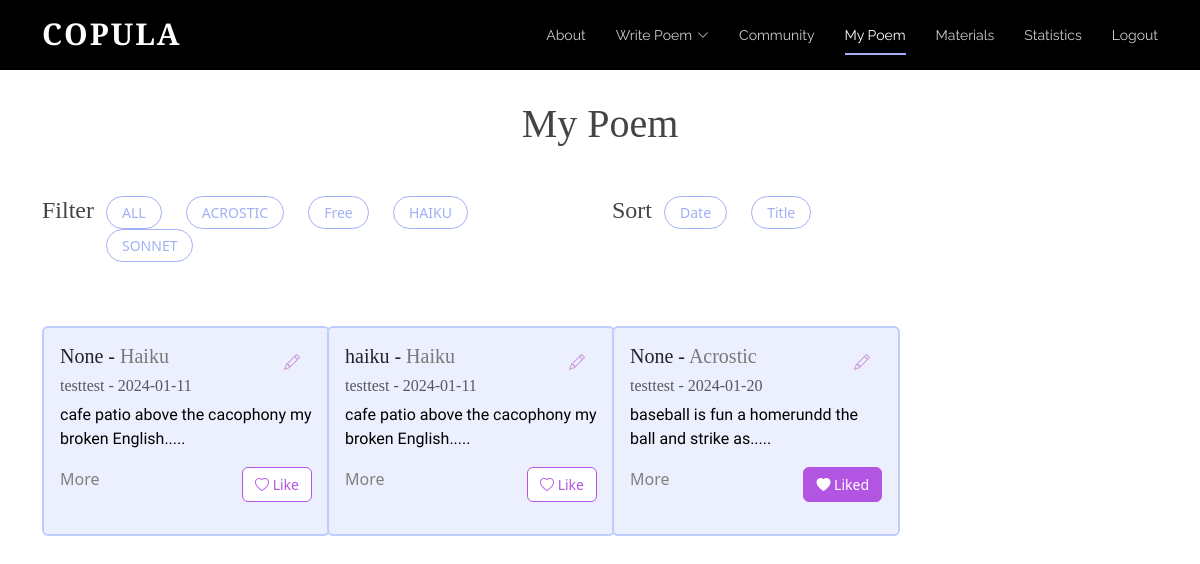
Before: /mypage (signed in) with the older database file.
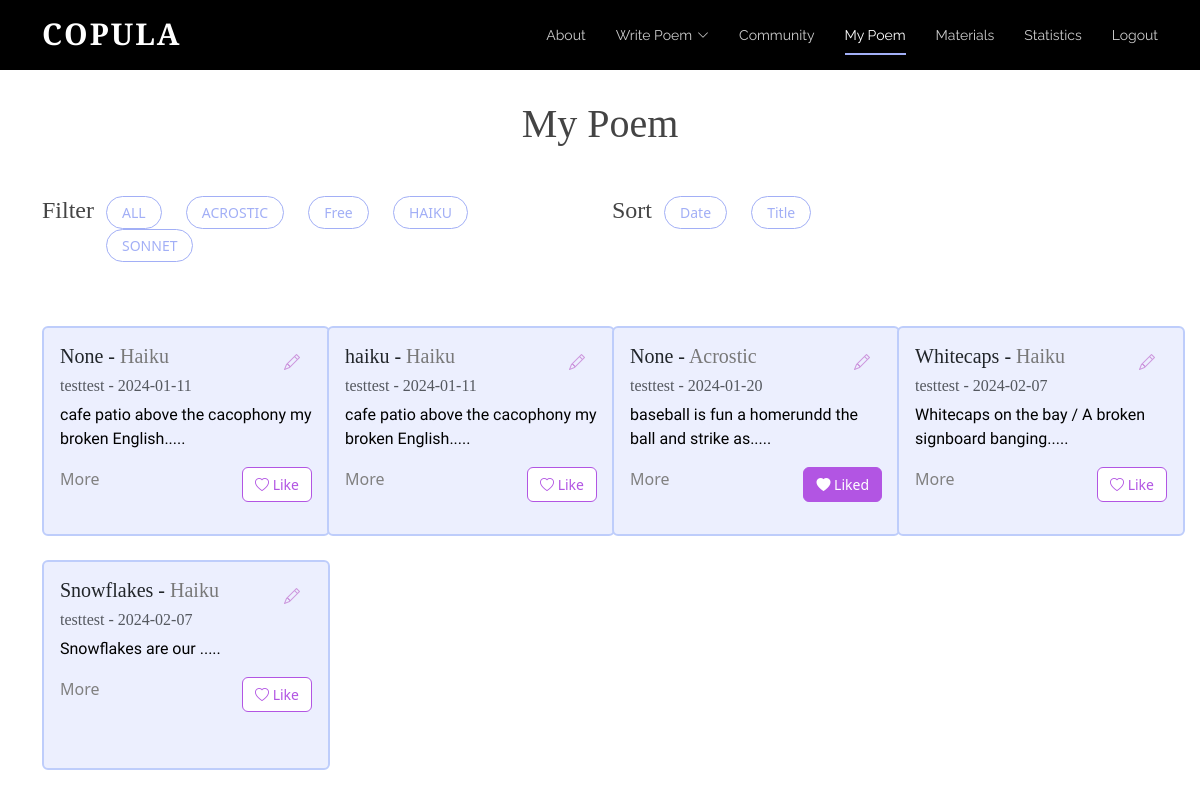
After: the same page with the newer database file.
### tables this page shows
CREATE TABLE "Poem" (
	"username"	TEXT,
	"content"	TEXT,
	"date"	TEXT,
	"title"	TEXT,
	"type"	TEXT
, "id"	INTEGER, "numLikes"	INTEGER, "sentiment"	INTEGER);

### app.py (the view)
@app.route('/mypage', methods=['GET']) # / => main homepage; decorator
def mypage(): #index func calls render_template, showing login.html on website
	isLogin = False
	if request.method == "POST":
		pass
	else:
		isLogin = True
		conn = sqlite3.connect('static/database.db')
		cursor = conn.cursor()
		query = """
			SELECT P.username, P.content, P.date, P.title, P.type,P.id,
				   COALESCE(L.liked, 0) AS liked
			FROM Poem P
			LEFT JOIN Likes L ON P.id = L.poem_id AND L.username = ?
		"""
		cursor.execute(query, (session.get("username"),))
		rows = cursor.fetchall()
		usernames = []  # ["scott", "alice"]
		contents = []  # ["poem...", "poem2..."]
		dates = []  # ["2023-12-12", "2022-10-10"]
		titles = []
		types = []
		likes = []
		ids = []
		for row in rows:
			usernames.append(row[0])
			contents.append(row[1])
			dates.append(row[2])
			titles.append(row[3])
			types.append(row[4].title())
			likes.append(row[6])
			ids.append(row[5])
		print(likes)
		print(ids)
		if "username" not in session:
			isLogin = False
			return redirect(url_for('login'))
		else:
			isLogin = True
		return render_template('mypage.html',ids=ids, usernames=usernames, contents=contents,
							   dates=dates, titles=titles, types=types, liked_status=likes,
							   num_poems=len(usernames), isLogin=isLogin, username = session["username"])

### templates/mypage.html (shortened to what this page needs)
<!DOCTYPE html>
<html lang="en">
  <head>
    <link href="../static/vendor/aos/aos.css" rel="stylesheet">
    <link href="../static/vendor/bootstrap/css/bootstrap.min.css" rel="stylesheet">
    <link href="../static/vendor/bootstrap-icons/bootstrap-icons.css" rel="stylesheet">
    <link href="../static/vendor/boxicons/css/boxicons.min.css" rel="stylesheet">
    <link href="../static/vendor/glightbox/css/glightbox.min.css" rel="stylesheet">
    <link href="../static/vendor/swiper/swiper-bundle.min.css" rel="stylesheet">
    <link href="../static/css/style.css" rel="stylesheet">
  </head>
  <body>
      <header id="header" class="fixed-top d-flex align-items-center">
        <div class="container d-flex justify-content-between">
          <div class="logo">
            <h1><a href="{{url_for('index')}}">Copula
</a></h1>
          </div>
          <nav id="navbar" class="navbar">
        <ul>
          <li><a class="nav-link scrollto" href="{{url_for('index')}}#about">About</a></li>
          <li class="dropdown"><a href="{{url_for('bwrite')}}"><span>Write Poem</span> <i class="bi bi-chevron-down"></i></a>
          </li>
          <li><a class="nav-link scrollto" href="{{url_for('board')}}">Community</a></li>
                      <li><a class="nav-link scrollto active" href="{{url_for('mypage')}}">My Poem</a></li>
          <li><a class="nav-link scrollto" href="{{url_for('tube')}}">Materials</a></li>
          <li><a class="nav-link scrollto" href="{{url_for('statistics')}}">Statistics</a></li>
          {% if isLogin %}
            <li><a class="nav-link scrollto" href="{{url_for('logout')}}">Logout</a></li>
          {% else %}
            <li><a class="nav-link scrollto" href="{{url_for('login')}}">Login</a></li>
          {% endif %}
        </ul>
          </nav>
        </div>
      </header>
      <main>
        <div class="container stat-mt">
          <h1 class="mb-5 text-center">My Poem</h1>
          <div class="row mb-4">
            <div class="col-lg-6 d-flex">
                <h4>Filter </h4>
                <ul class="poem-filters">
                  <span class="minor"><li data-filter = "*">ALL</li></span>
                                      <li data-filter = ".filter-Acrostic">ACROSTIC</li>
                                        <li data-filter = ".filter-Free">Free</li>
                  <li data-filter = ".filter-Haiku">HAIKU</li>
                  <li data-filter = ".filter-Sonnet">SONNET</li>
                </ul>
            </div>
            <div class="col-lg-6 d-flex">
                <h4>Sort </h4>
                <ul class="poem-filters">
                    <li class="sorting" data-sort-by ="date">Date</li>
                    <li class="sorting"  data-sort-by ="title">Title</li>
                </ul>
            </div>
          </div>
          <div class="row poem-container">
              {% set counter = 0 %}
                    {% for i in range(num_poems) %}
                        {% if username == usernames[i] %}
                            {% set counter = counter + 1 %}
                          {% if counter < 4 %}
                            <div class="col-md-6 col-lg-3 poem-item filter-{{types[i]}} mt-4 mt-md-4" data-title="{{titles[i]}}" data-date="{{dates[i][0:10]}}" data-type="{{types[i]}}">
                          {% else %}
                            <div class="col-md-6 col-lg-3 poem-item filter-{{types[i]}} mt-4 mt-md-4 mt-lg-4"data-title="{{titles[i]}}"  data-date="{{ dates[i][0:10]}}" data-type="{{types[i]}}">
                          {% endif %}
                      <div class="card poem-card mx-auto" style="width: 18rem;">
                        <div class="card-body">
                        <div class="d-flex">
                            <h5 class="card-title">
                                <span class="title">{{titles[i]}}</span> - <span class="board-poemtype type">{{types[i]}}</span>
                            </h5>
                            <div class="edit-button-container ms-auto">
                                <button class="btn btn-outline-primary edit-button border-0 bg-transparent" data-bs-toggle="modal" data-bs-target="#editPoemModal" data-poem-id="{{ ids[i] }}" data-title="{{ titles[i] }}" data-type="{{ types[i] }}" data-content="{{ contents[i] }}">
                                    <i class="bi bi-pencil"></i>
                                </button>
                            </div>
</div>
                          <h6 class="card-subtitle mb-2 text-muted">{{usernames[i]}} - <span class="date">{{dates[i][0:10]}}</span></h6>
                          <p class="card-text">{{contents[i][0:50]}}.....</p>
                        <div class="d-flex justify-content-between">
                          <a class="card-link" data-bs-toggle="modal" data-poem-id = "{{ids[i]}}" data-bs-target="#poemModal" data-title="{{titles[i]}}" data-type="{{types[i]}}" data-username="{{usernames[i]}}" data-date="{{dates[i][0:10]}}" data-content="{{contents[i]}}">
          More
        </a>
                            {% if liked_status[i] == 1 %}
                          <div class="text-right">
                            <button class="btn btn-outline-danger like-button really-like" data-poem-id="{{ ids[i] }}" data-username="{{ usernames[i] }}" data-liked="{{ liked_status[i] }}">
                                <i class="bi bi-heart-fill"></i>  Liked
                            </button>
                          </div>
                            {%else %}
                                              <div class="text-right">
                            <button class="btn btn-outline-danger like-button" data-poem-id="{{ ids[i] }}" data-username="{{ usernames[i] }}" data-liked="{{ liked_status[i] }}">
                                <i class="bi bi-heart"></i> Like
                            </button>
                          </div>
                            {% endif %}
                        </div>
                        </div>
                      </div>
                    </div>
                        {% endif %}
                    {% endfor %}
                  </div>
        </div>
      </main>
  </body>
</html>

### static/css/style.css (style rules this page uses)
body { color: #444444; }
a { color: #1bac91; text-decoration: none; }
h1, h2, h3, h4, h5, h6 { font-family: 'Cormorant Garamond', serif; }
#header { height: 70px; transition: all 0.5s; z-index: 997; background: #000; }
#header .logo h1 { font-size: 30px; margin: 0; padding: 6px 0; line-height: 1; font-weight: 700; letter-spacing: 2px; text-transform: uppercase; }
#header .logo h1 a, #header .logo h1 a:hover { color: #fff; text-decoration: none; }
.navbar { padding: 0; }
.navbar ul { margin: 0; padding: 0; display: flex; list-style: none; align-items: center; }
.navbar li { position: relative; }
.navbar>ul>li+li { margin-left: 30px; }
.navbar a, .navbar a:focus { display: flex; align-items: center; justify-content: space-between; padding: 12px 0; font-size: 14px; font-family: "Raleway", sans-serif; color: rgba(255, 255, 255, 0.8); white-space: nowrap; transition: 0.3s; position: relative; }
.navbar a i, .navbar a:focus i { font-size: 12px; line-height: 0; margin-left: 5px; }
.navbar>ul>li>a:before { content: ""; position: absolute; width: 100%; height: 2px; bottom: 3px; left: 0; background-color: #A2AFF6; visibility: hidden; width: 0px; transition: all 0.3s ease-in-out 0s; }
.navbar a:hover:before, .navbar li:hover>a:before, .navbar .active:before { visibility: visible; width: 100%; }
.navbar a:hover, .navbar .active, .navbar .active:focus, .navbar li:hover>a { color: #fff; }
body p { color: black; font-family: 'Nanum Myeongjo', serif; }
body a { color: gray; }
body { margin: 0; }
.btn-outline-primary { color: #CC95DD !important; }
.board-poemtype { color:#787878; }
.poem-filters { list-style: none; margin-left: -20px; }
.poem-filters li { cursor: pointer; font-size: 14px; display: inline-block; background: white; border: 1px solid #A2AFF6; padding: 5px 15px 5px 15px; border-radius: 50px; margin-right: 20px; color: #A2AFF6; font-weight: 500; }
.card-link { cursor:pointer }
.like-button { font-size:14px; }
.btn-outline-danger { background-color:white !important; color:#B255E3 !important; border:1px solid #B255E3 !important; }
.really-like { background-color:#B255E3 !important; color:white !important; border:1px solid #B255E3 !important; }
.poem-card { height: 210px; background-color:#ECEFFE; border: 2px solid #BECDFB; transition: transform 0.3s ease-in-out; }
.stat-mt { margin-top: 100px; }

Changed rows visible on the page:
added Poem: title "Whitecaps", username "testtest", date "2024-02-07", content "Whitecaps on the bay / A broken signboard banging"
added Poem: title "Snowflakes", username "testtest", date "2024-02-07", content "Snowflakes are our"
Other visible differences:
new list line: "- Haiku - ..... More Like"
